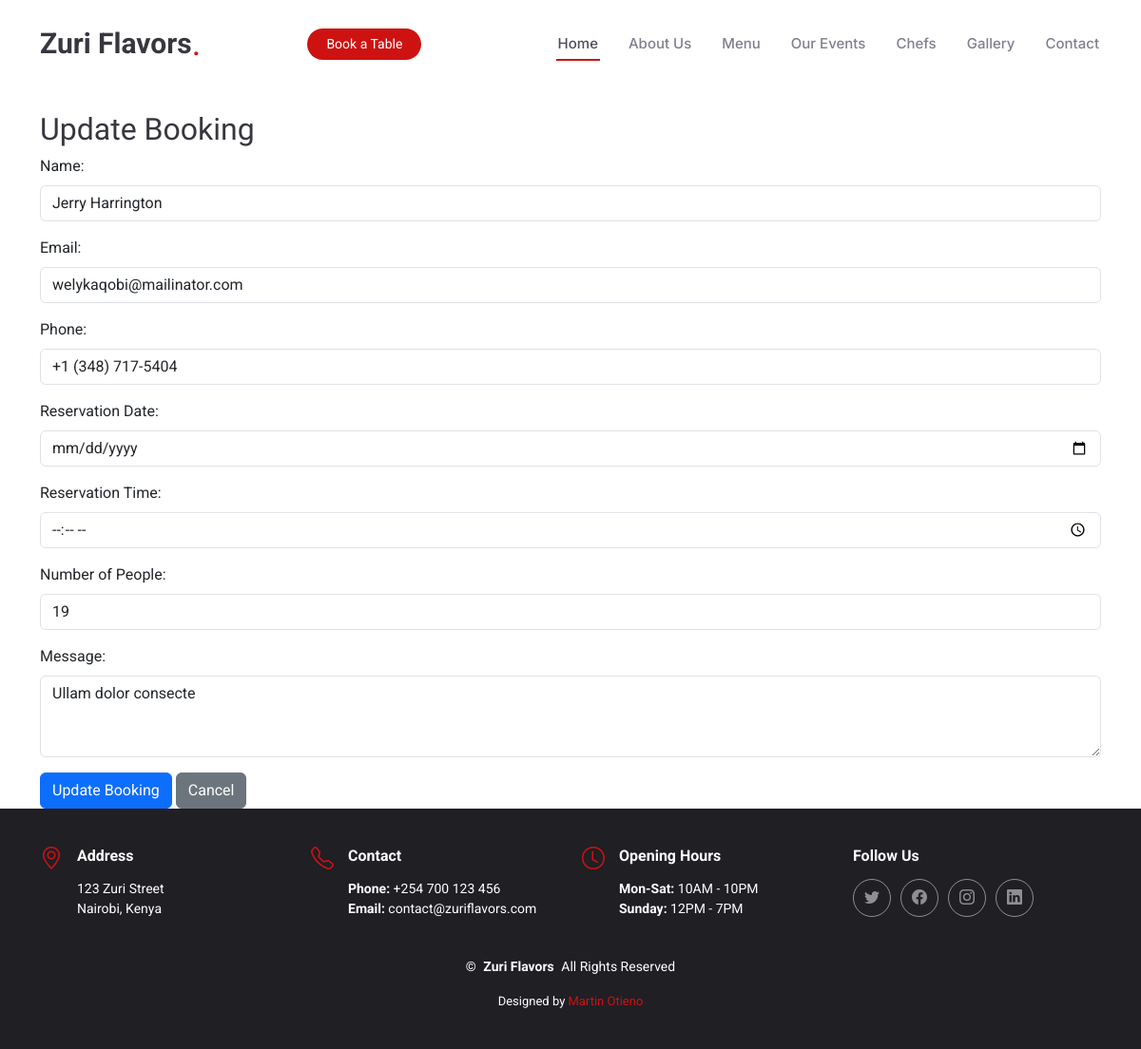
The app's page /update/12/ with its own data.
### myapp/models.py (models this page shows, shortened)
class Booking(models.Model):
    name = models.CharField(max_length=255)
    email = models.EmailField(max_length=254)
    phone = models.CharField(max_length=20)
    date = models.DateField()
    time = models.TimeField()
    people = models.PositiveIntegerField()
    message = models.TextField()

### myapp/views.py (the view, shortened to what this page needs)
# urls.py: path('update/<int:booking_id>/', views.update_booking, name='update_booking'),
def update_booking(request, booking_id):
    booking = get_object_or_404(Booking, id=booking_id)
    context = {'booking': booking}
    return render(request, "update_booking.html", context)

### templates/update_booking.html (shortened to what this page needs)
{% extends 'base.html' %}
{% load static %}
{% block content %}
<div class="container mt-4">
    <h2>Update Booking</h2>
    <form method="POST">
        <div class="mb-3">
            <label for="name" class="form-label">Name:</label>
            <input
                type="text"
                id="name"
                name="name"
                class="form-control"
                value="{{ booking.name }}"
                required>
        </div>
        <div class="mb-3">
            <label for="email" class="form-label">Email:</label>
            <input
                type="email"
                id="email"
                name="email"
                class="form-control"
                value="{{ booking.email }}"
                required>
        </div>
        <div class="mb-3">
            <label for="phone" class="form-label">Phone:</label>
            <input
                type="text"
                id="phone"
                name="phone"
                class="form-control"
                value="{{ booking.phone }}"
                required>
        </div>
        <div class="mb-3">
            <label for="date" class="form-label">Reservation Date:</label>
            <input
                type="date"
                id="date"
                name="date"
                class="form-control"
                value="{{ booking.date }}"
                required>
        </div>
        <div class="mb-3">
            <label for="time" class="form-label">Reservation Time:</label>
            <input
                type="time"
                id="time"
                name="time"
                class="form-control"
                value="{{ booking.time }}"
                required>
        </div>
        <div class="mb-3">
            <label for="people" class="form-label">Number of People:</label>
            <input
                type="number"
                id="people"
                name="people"
                class="form-control"
                value="{{ booking.people }}"
                required>
        </div>
        <div class="mb-3">
            <label for="message" class="form-label">Message:</label>
            <textarea
                id="message"
                name="message"
                class="form-control"
                rows="3">{{ booking.message }}</textarea>
        </div>
        <button type="submit" class="btn btn-primary">Update Booking</button>
        <a href="{% url 'show_bookings' %}" class="btn btn-secondary">Cancel</a>
    </form>
</div>
{% endblock %}

### static/assets/css/main.css (style rules this page uses)
:root { --default-font: "Roboto", system-ui, -apple-system, "Segoe UI", Roboto, "Helvetica Neue", Arial, "Noto Sans", "Liberation Sans", sans-serif, "Apple Color Emoji", "Segoe UI Emoji", "Segoe UI Symbol", "Noto Color Emoji"; --heading-font: "Amatic SC", sans-serif; --nav-font: "Inter", sans-serif; }
:root { --background-color: #ffffff; --default-color: #212529; --heading-color: #37373f; --accent-color: #ce1212; --surface-color: #ffffff; --contrast-color: #ffffff; }
:root { --nav-color: #7f7f90; --nav-hover-color: #ce1212; --nav-mobile-background-color: #ffffff; --nav-dropdown-background-color: #ffffff; --nav-dropdown-color: #7f7f90; --nav-dropdown-hover-color: #ce1212; }
:root { scroll-behavior: smooth; }
body { color: var(--default-color); background-color: var(--background-color); font-family: var(--default-font); }
a { color: var(--accent-color); text-decoration: none; transition: 0.3s; }
h1, h2, h3, h4, h5, h6 { color: var(--heading-color); font-family: var(--heading-font); }

### records on screen
Booking: name "Jerry Harrington", email "welykaqobi@mailinator.com", phone "+1 (348) 717-5404", people "19", message "Ullam dolor consecte"
